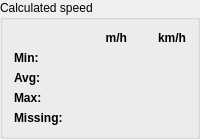
          <widget class="QGroupBox" name="groupBox_25">
           <property name="title">
            <string>Calculated speed</string>
           </property>
           <layout class="QGridLayout" name="gridLayout_26">
            <item row="0" column="1">
             <widget class="QLabel" name="label_139">
              <property name="font">
               <font>
                <bold>true</bold>
               </font>
              </property>
              <property name="text">
               <string>m/h</string>
              </property>
              <property name="alignment">
               <set>Qt::AlignRight|Qt::AlignTrailing|Qt::AlignVCenter</set>
              </property>
             </widget>
            </item>
            <item row="3" column="0">
             <widget class="QLabel" name="label_140">
              <property name="font">
               <font>
                <bold>true</bold>
               </font>
              </property>
              <property name="text">
               <string>Max:</string>
              </property>
             </widget>
            </item>
            <item row="4" column="1" colspan="2">
             <widget class="QLabel" name="labelCalculatedSpeedMissing">
              <property name="text">
               <string/>
              </property>
              <property name="alignment">
               <set>Qt::AlignRight|Qt::AlignTrailing|Qt::AlignVCenter</set>
              </property>
             </widget>
            </item>
            <item row="3" column="2">
             <widget class="QLabel" name="labelCalculatedSpeedMaxKMPH">
              <property name="text">
               <string/>
              </property>
              <property name="alignment">
               <set>Qt::AlignRight|Qt::AlignTrailing|Qt::AlignVCenter</set>
              </property>
             </widget>
            </item>
            <item row="1" column="0">
             <widget class="QLabel" name="label_141">
              <property name="font">
               <font>
                <bold>true</bold>
               </font>
              </property>
              <property name="text">
               <string>Min:</string>
              </property>
             </widget>
            </item>
            <item row="0" column="2">
             <widget class="QLabel" name="label_142">
              <property name="font">
               <font>
                <bold>true</bold>
               </font>
              </property>
              <property name="text">
               <string>km/h</string>
              </property>
              <property name="alignment">
               <set>Qt::AlignRight|Qt::AlignTrailing|Qt::AlignVCenter</set>
              </property>
             </widget>
            </item>
            <item row="4" column="0">
             <widget class="QLabel" name="label_143">
              <property name="font">
               <font>
                <bold>true</bold>
               </font>
              </property>
              <property name="text">
               <string>Missing:</string>
              </property>
             </widget>
            </item>
            <item row="2" column="1">
             <widget class="QLabel" name="labelCalculatedSpeedAvgMPH">
              <property name="text">
               <string/>
              </property>
              <property name="alignment">
               <set>Qt::AlignRight|Qt::AlignTrailing|Qt::AlignVCenter</set>
              </property>
             </widget>
            </item>
            <item row="1" column="1">
             <widget class="QLabel" name="labelCalculatedSpeedMinMPH">
              <property name="text">
               <string/>
              </property>
              <property name="alignment">
               <set>Qt::AlignRight|Qt::AlignTrailing|Qt::AlignVCenter</set>
              </property>
             </widget>
            </item>
            <item row="1" column="2">
             <widget class="QLabel" name="labelCalculatedSpeedMinKMPH">
              <property name="text">
               <string/>
              </property>
              <property name="alignment">
               <set>Qt::AlignRight|Qt::AlignTrailing|Qt::AlignVCenter</set>
              </property>
             </widget>
            </item>
            <item row="2" column="2">
             <widget class="QLabel" name="labelCalculatedSpeedAvgKMPH">
              <property name="text">
               <string/>
              </property>
              <property name="alignment">
               <set>Qt::AlignRight|Qt::AlignTrailing|Qt::AlignVCenter</set>
              </property>
             </widget>
            </item>
            <item row="2" column="0">
             <widget class="QLabel" name="label_144">
              <property name="font">
               <font>
                <bold>true</bold>
               </font>
              </property>
              <property name="text">
               <string>Avg:</string>
              </property>
             </widget>
            </item>
            <item row="3" column="1">
             <widget class="QLabel" name="labelCalculatedSpeedMaxMPH">
              <property name="text">
               <string/>
              </property>
              <property name="alignment">
               <set>Qt::AlignRight|Qt::AlignTrailing|Qt::AlignVCenter</set>
              </property>
             </widget>
            </item>
           </layout>
          </widget>
